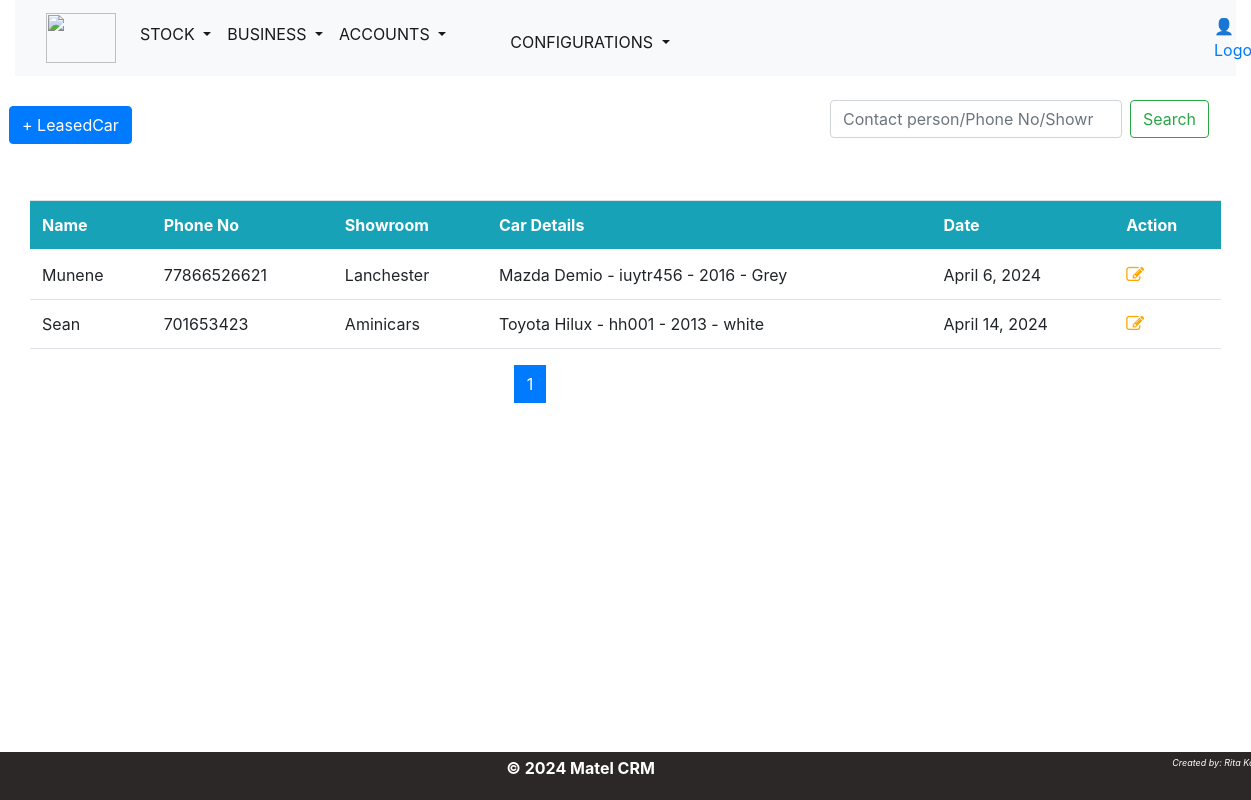
The page /leasedstock/ on the database its author committed.
### inventory/models.py (models this page shows, shortened)
class LeasedStock(models.Model):
    person=models.CharField(max_length=100)
    contact=models.PositiveIntegerField(default=None)
    showroom=models.CharField(max_length=150)
    cardetails=models.ForeignKey(Stock, on_delete=models.CASCADE)
    leasedate=models.DateField(default=timezone.now)

class Stock(models.Model):
    name = models.ForeignKey(CarModel, on_delete=models.CASCADE)
    color=models.CharField(max_length=50)
    year = models.PositiveIntegerField(default=None)
    chassisno=models.CharField(max_length=50,  default='0001')
    arrivaldate=models.DateField(default=timezone.now)
    status=models.CharField(max_length=20,choices=status, default='AVAILABLE')
    def __str__(self):
        return f" {self.name} - {self.chassisno} - {self.year} - {self.color}"

class CarModel(models.Model):
    make = models.ForeignKey(CarMake, on_delete=models.CASCADE)
    name = models.CharField(max_length=50)
    class Meta:
        unique_together = ['make', 'name',]
    def __str__(self):
        return f"{self.make.name}  {self.name}"

class CarMake(models.Model):
    name=models.CharField(max_length=50,unique=True)

### inventory/views.py (the view)
# urls.py: path('leasedstock/',views.leasedstock_list, name='leasedstock'),
def leasedstock_list(request):
    template= 'inventory/stock/leasedstock/leasedstock.html'
    leasedlists = LeasedStock.objects.all().order_by('-id')
    page=Paginator(leasedlists,7)
    page_list=request.GET.get('page')
    page = page.get_page(page_list)
    context={
        'page':page,
        }
    return render(request,template , context)

### inventory/templates/inventory/stock/leasedstock/leasedstock.html (shortened to what this page needs)
{% extends 'base.html' %}
{% load crispy_forms_tags %}
{% block content %}
<div class="row my-4">
    <div class="row" style="margin-bottom: 1rem;">
        <div class="col-md-2">
            <div class="row" style="margin-top:0.35em;">
                <a href="{% url 'inventory:addleasedcar' %}">
                    <button type="submit" class="btn btn-primary" >+ LeasedCar</button>
                </a>
        </div>
        </div>
        <div class="col-md-6">
        </div>
            <div class="col-md-4">
                <form class="d-flex" action="{% url 'inventory:leasedsearchbar' %}" method="GET">
                    <input class="form-control me-2" name="searched" type="search" placeholder="Contact person/Phone No/Showroom.." aria-label="Search">
                    <button class="btn btn-outline-success" type="submit">Search</button>
                  </form>
            </div>
    </div>
    </div>
    <div class="col-md-12">
        <table class="table bg-white">
            <thead class="bg-info text-white">
                <tr>
                    <th scope="col">Name</th>
                    <th scope="col">Phone No</th>
                    <th scope="col">Showroom</th>
                    <th scope="col">Car Details</th>
                    <th scope="col">Date</th>
                    <th scope="col">Action</th>
                </tr>
            </thead>
            <tbody>
                {% for n in page.object_list %}
                <tr>
                    <td>{{ n.person|capfirst }}</td>
                    <td>{{n.contact}}</td>
                    <td>{{ n.showroom|capfirst }}</td>
                    <td>{{ n.cardetails| capfirst }}</td>
                    <td>{{n.leasedate}}</td>
                    <td><a href="{%url 'inventory:updateleased' n.id%}">
                        <span class="fa fa-edit" style="color: orange; font-size: large;"></span>
                    </a>&nbsp;</td>
                </tr>
                {% endfor %}
            </tbody>
        </table>
    </div>
    <div class="container">
        <div class="row my-6">
            <div class="col-md-4 offset-md-3">
                <nav aria-label="Page navigation example">
                    <ul class="pagination justify-content-center">
                      <li class="page-item">
                        {% for num_page in page.paginator.page_range %} <br>
                        {% if page.number == num_page %}
                        <li class="page-item active" aria-current="page">
                            <a class="page-link"  href="{% url 'inventory:leasedstock' %}?page={{num_page}}">{{ num_page }}</a>
                        </li>
                        {% else %}
                        <li class="page-item" aria-current="page">
                            <a class="page-link"  href="{% url 'inventory:leasedstock' %}?page={{num_page}}">{{ num_page }}</a>
                        </li>
                        {% endif %} <br>
                        {% endfor %}
                    </ul>
                  </nav>
            </div>
        </div>
       </div>
</div>
{% endblock %}

### assets/css/main.css (style rules this page uses)
body { font-family: "Helvetica", Sans-Serif; background-color: lavenderblush; color: #333; margin: 0; padding: 0; height: 80%; }
.container { width: 100%; margin: 0 auto; }
@media screen and (min-width: 901px) { body { font-size: 18px; } }

### assets/css/inventory.css (style rules this page uses)
body { margin: 0; font-family: 'Arial', sans-serif; background-image: url('/assets/images/background.jpg'); background-size: cover; background-position: fill; background-repeat: no-repeat; height: 100vh; }

### rows shown on the page
LeasedStock: person "Munene", contact "77866526621", showroom "Lanchester", cardetails "Mazda Demio - iuytr456 - 2016 - Grey", leasedate "April 6, 2024"
LeasedStock: person "Sean", contact "701653423", showroom "Aminicars", cardetails "Toyota Hilux - hh001 - 2013 - white", leasedate "April 14, 2024"

### other values the page prints
{{ num_page }} "1"
